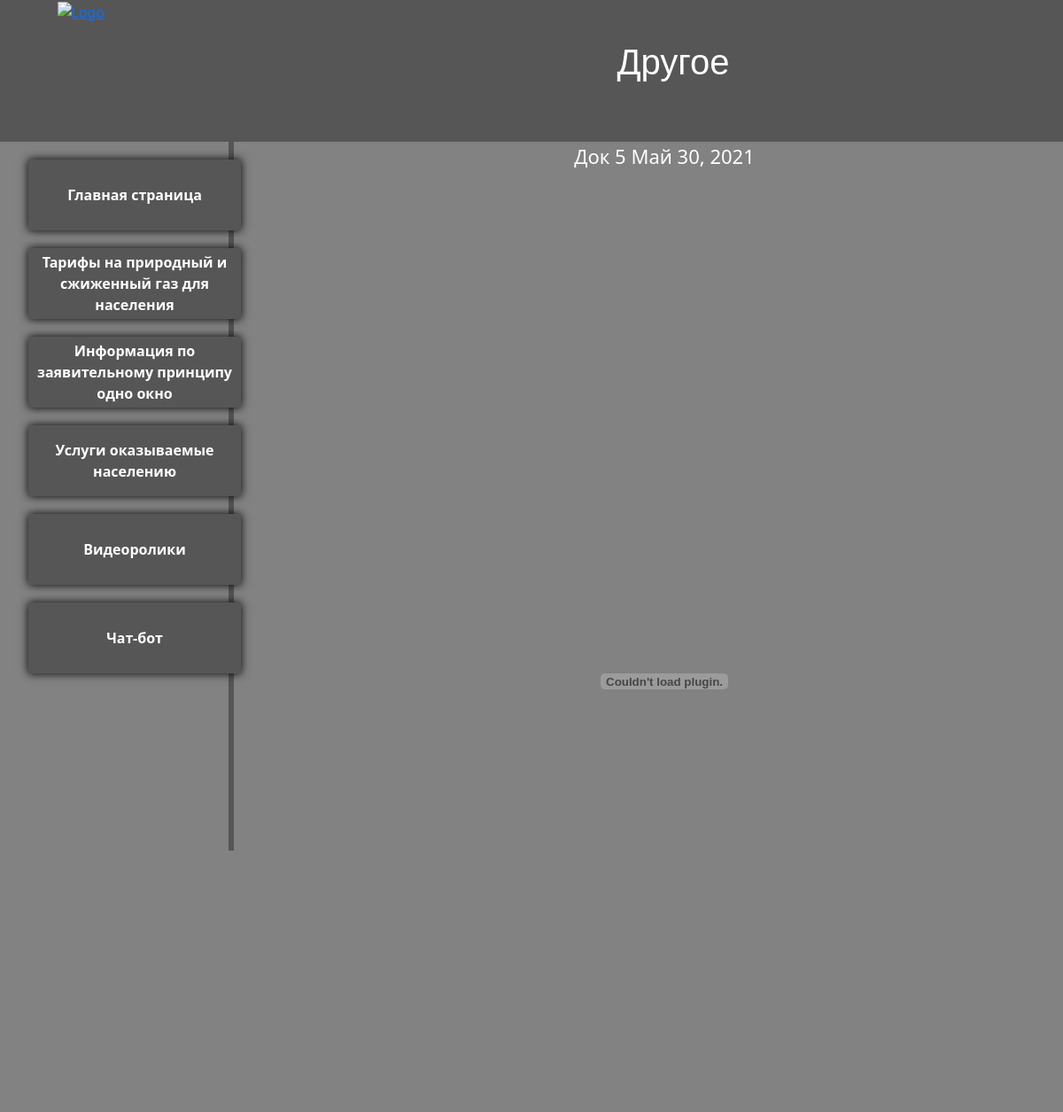
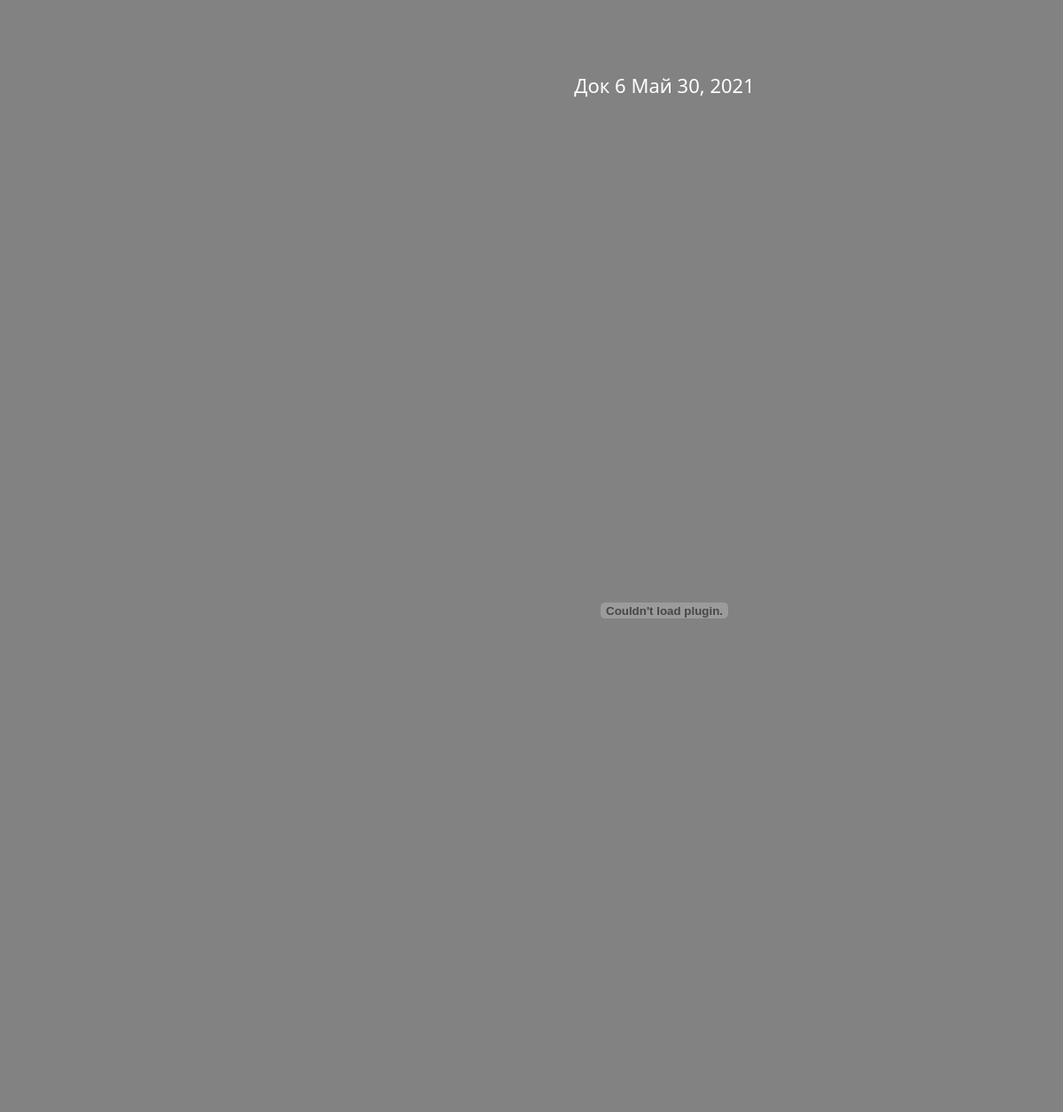
The app's page /onewindow/list_of_normative_documents/Other with its own data (2 pictures, top to bottom).
### main/models.py (models this page shows, shortened)
class Other(models.Model):
    title = models.CharField(max_length=150)
    Other_doc = models.FileField(upload_to='list_of_normative_documents/')
    times = models.DateField()

### main/views.py (the view)
# urls.py: path('onewindow/list_of_normative_documents/Other', views.Other_home, name='Other'),
def Other_home(request):
    data = Other.objects.all()
    return render(request,'main/list_of_normative_documents/Other.html', {'data': data})

### main/templates/main/list_of_normative_documents/Other.html (shortened to what this page needs)
{%extends 'main/layout.html'%}
{%block place%}
<p class="top_text">Другое</p>
{%endblock%}
{%block body%}
{%for el in data%}
<center>
        <div class="botton_color">
                <p href="{{ el.Other}}" class="names">{{ el.title }} {{el.times}}</p>
                <embed class="docs_view" src="{{ el.Other_doc.url }}">
        </div>
</center>
{%endfor%}
{%endblock%}

### main/static/main/css/layout.css (style rules this page uses)
.names { font-size: 22px; font-family: "Trebuchet MS" "Arial"; color: #fff; }
.docs_view { width: 100vh; height: 140vh; }
.top_text { padding-left: 40vh; text-align: center; font-size: 5vh; font-family: Arial, Helvetica, sans-serif; color: #fff; padding-top: 5vh; }
.botton_color { background: #828282; height: 100%; background-repeat: repeat-y; padding-left: 25%; }

### records on screen
Other: title "Док 5", times "Май 30, 2021"
Other: title "Док 6", times "Май 30, 2021"
